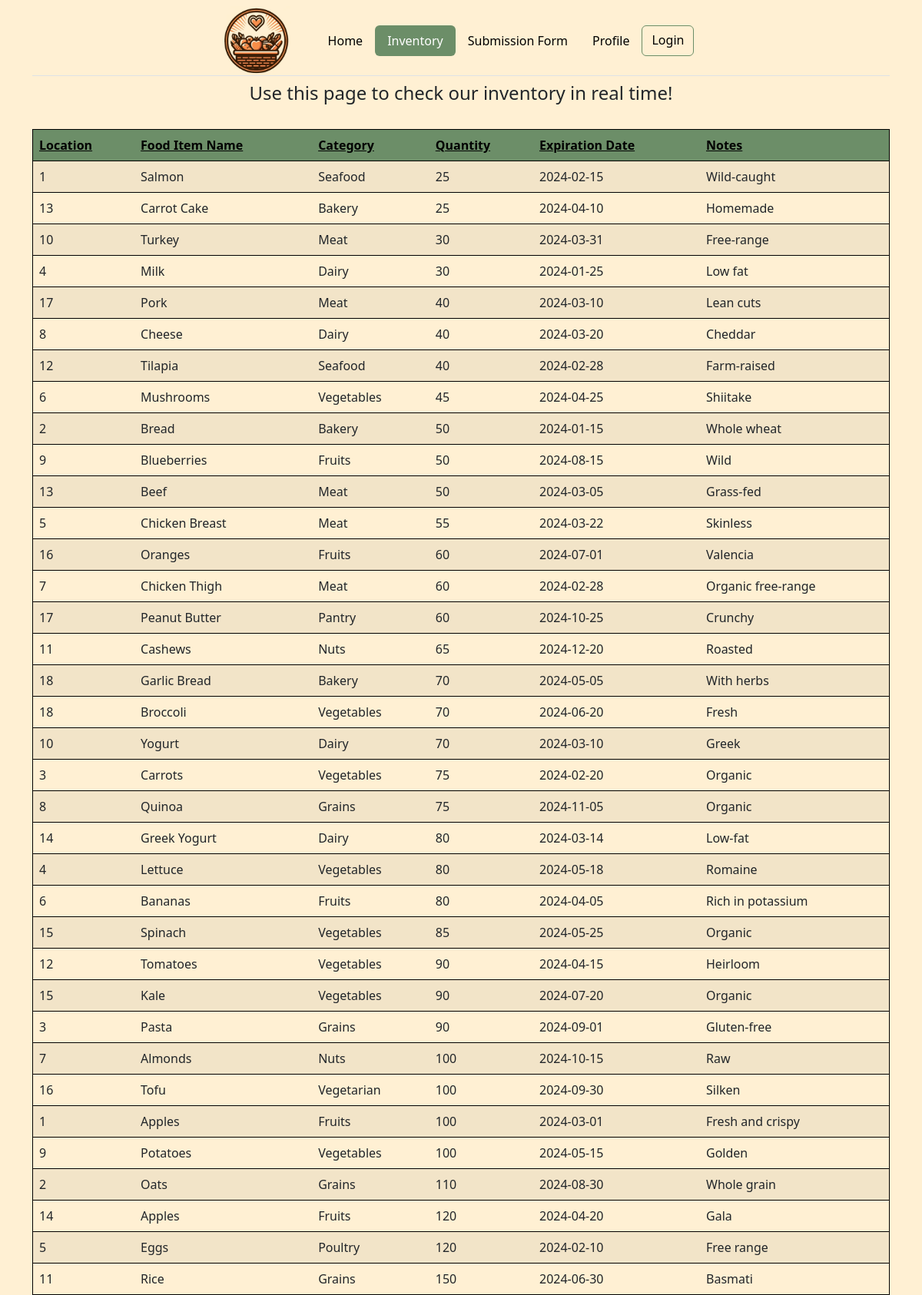
Screenshot of /inventory.php?sort_by=quantity&sort_order=ASC with the database file from the repository.
### tables this page shows
CREATE TABLE food (
    food_id INT AUTO_INCREMENT PRIMARY KEY,
    food_name VARCHAR(50) NOT NULL,
    category VARCHAR(50),
    quantity INT,
    expiry_date DATE,
    notes VARCHAR(50),
    donor_name VARCHAR(50),
    donor_address VARCHAR(50),
    location VARCHAR(50),
    donor_id INT,
    location_id INT,
    FOREIGN KEY (donor_id) REFERENCES donor(donor_id),
    FOREIGN KEY (location_id) REFERENCES location(location_id)
);

### inventory.php (the view, shortened to what this page needs)
<!DOCTYPE html>
<html lang="en">
<head>
  <link href="https://cdn.jsdelivr.net/npm/bootstrap@5.2.3/dist/css/bootstrap.min.css" rel="stylesheet"
>
  <link rel = "stylesheet" href = "css/styles.css">
</head>
<body>
  <div class="container mt-2 mb-2">
    <header class="d-flex flex-wrap align-items-center justify-content-center border-bottom">
      <a href="index.php" class="d-flex align-items-center me-3">
        <img src="img/newlogo.jpg" alt="project_logo" width="90" height="90">
      </a>
      <ul class="nav nav-pills">
        <li class="nav-item ms-3"><a href="index.php" class="nav-link">Home</a></li>
        <li class="nav-item"><a href="inventory.php" style="background-color: #6c8e68;" class="nav-link active">Inventory</a></li>
        <li class="nav-item"><a href="submission.php" class="nav-link">Submission Form</a></li>
        <li class="nav-item"><a href="home.php" class="nav-link">Profile</a></li>
        <?php if (isset($_SESSION['login_id'])) : ?>
          <a href="logout.php" class="btn btn-outline-primary me-2" style="color: black; border-color: #6c8e68;">Logout</a>
        <?php else : ?>
          <a href="login.php" class="btn btn-outline-primary me-2" style="color: black; border-color: #6c8e68;">Login</a>
        <?php endif; ?>
      </ul>
    </header>
  </div>
  <h4 class="text-center">Use this page to check our inventory in real time!</h4>
  <br>
  <div class="container">
    <table class="table table-hover table-striped">
      <thead>
        <tr>
          <th scope="col"><a
              href="?sort_by=location&sort_order=<?php echo $sortOrder === 'ASC' ? 'DESC' : 'ASC'; ?>">Location</a></th>
          <th scope="col"><a
              href="?sort_by=food_name&sort_order=<?php echo $sortOrder === 'ASC' ? 'DESC' : 'ASC'; ?>">Food Item
              Name</a></th>
          <th scope="col"><a
              href="?sort_by=category&sort_order=<?php echo $sortOrder === 'ASC' ? 'DESC' : 'ASC'; ?>">Category</a></th>
          <th scope="col"><a
              href="?sort_by=quantity&sort_order=<?php echo $sortOrder === 'ASC' ? 'DESC' : 'ASC'; ?>">Quantity</a></th>
          <th scope="col"><a
              href="?sort_by=expiry_date&sort_order=<?php echo $sortOrder === 'ASC' ? 'DESC' : 'ASC'; ?>">Expiration
              Date</a></th>
          <th scope="col"><a
              href="?sort_by=notes&sort_order=<?php echo $sortOrder === 'ASC' ? 'DESC' : 'ASC'; ?>">Notes</a></th>
        </tr>
      </thead>
      <tbody>
        <?php
        $conn = mysqli_connect("db.luddy.indiana.edu", "i494f23_team21", "my+sql=i494f23_team21", "i494f23_team21");
        $sql = "SELECT location, food_name, category, quantity, expiry_date, notes FROM food ORDER BY " . $_SESSION["sort_by"] . " " . $_SESSION['sort_order'];
        $result = mysqli_query($conn, $sql);
        if (mysqli_num_rows($result) > 0) {
          while ($row = mysqli_fetch_assoc($result)) {
            echo "<tr>
                      <td> " . htmlspecialchars($row["location"]) . " </td>
                      <td> " . htmlspecialchars($row["food_name"]) . " </td>
                      <td> " . htmlspecialchars($row["category"]) . " </td>
                      <td> " . htmlspecialchars($row["quantity"]) . " </td>
                      <td> " . htmlspecialchars($row["expiry_date"]) . " </td>
                      <td> " . htmlspecialchars($row["notes"]) . " </td>
                    </tr>";
          }
        } else {
          echo "<tr><td colspan='6'>No results found.</td></tr>";
        }
        ?>
      </tbody>
    </table>
  </div>
</body>
</html>

### css/styles.css (style rules this page uses)
.nav-pills .nav-link { color: black; }
html, body { height: 100%; margin: 0; padding: 0; }
body { background-color: #fff0d3; }
.table thead th { background-color: #6c8e68; }
.table thead th a { color: black; }
.table { border: 1px solid black; }

### rows the page displays
food: location "1", food_name "Salmon", category "Seafood", quantity "25", expiry_date "2024-02-15", notes "Wild-caught"
food: location "13", food_name "Carrot Cake", category "Bakery", quantity "25", expiry_date "2024-04-10", notes "Homemade"
food: location "10", food_name "Turkey", category "Meat", quantity "30", expiry_date "2024-03-31", notes "Free-range"
food: location "4", food_name "Milk", category "Dairy", quantity "30", expiry_date "2024-01-25", notes "Low fat"
food: location "17", food_name "Pork", category "Meat", quantity "40", expiry_date "2024-03-10", notes "Lean cuts"
food: location "8", food_name "Cheese", category "Dairy", quantity "40", expiry_date "2024-03-20", notes "Cheddar"
food: location "12", food_name "Tilapia", category "Seafood", quantity "40", expiry_date "2024-02-28", notes "Farm-raised"
food: location "6", food_name "Mushrooms", category "Vegetables", quantity "45", expiry_date "2024-04-25", notes "Shiitake"
food: location "2", food_name "Bread", category "Bakery", quantity "50", expiry_date "2024-01-15", notes "Whole wheat"
food: location "9", food_name "Blueberries", category "Fruits", quantity "50", expiry_date "2024-08-15", notes "Wild"
food: location "13", food_name "Beef", category "Meat", quantity "50", expiry_date "2024-03-05", notes "Grass-fed"
food: location "5", food_name "Chicken Breast", category "Meat", quantity "55", expiry_date "2024-03-22", notes "Skinless"
food: location "16", food_name "Oranges", category "Fruits", quantity "60", expiry_date "2024-07-01", notes "Valencia"
food: location "7", food_name "Chicken Thigh", category "Meat", quantity "60", expiry_date "2024-02-28", notes "Organic free-range"
food: location "17", food_name "Peanut Butter", category "Pantry", quantity "60", expiry_date "2024-10-25", notes "Crunchy"
food: location "11", food_name "Cashews", category "Nuts", quantity "65", expiry_date "2024-12-20", notes "Roasted"
food: location "18", food_name "Garlic Bread", category "Bakery", quantity "70", expiry_date "2024-05-05", notes "With herbs"
food: location "18", food_name "Broccoli", category "Vegetables", quantity "70", expiry_date "2024-06-20", notes "Fresh"
food: location "10", food_name "Yogurt", category "Dairy", quantity "70", expiry_date "2024-03-10", notes "Greek"
food: location "3", food_name "Carrots", category "Vegetables", quantity "75", expiry_date "2024-02-20", notes "Organic"
food: location "8", food_name "Quinoa", category "Grains", quantity "75", expiry_date "2024-11-05", notes "Organic"
food: location "14", food_name "Greek Yogurt", category "Dairy", quantity "80", expiry_date "2024-03-14", notes "Low-fat"
food: location "4", food_name "Lettuce", category "Vegetables", quantity "80", expiry_date "2024-05-18", notes "Romaine"
food: location "6", food_name "Bananas", category "Fruits", quantity "80", expiry_date "2024-04-05", notes "Rich in potassium"
food: location "15", food_name "Spinach", category "Vegetables", quantity "85", expiry_date "2024-05-25", notes "Organic"
food: location "12", food_name "Tomatoes", category "Vegetables", quantity "90", expiry_date "2024-04-15", notes "Heirloom"
food: location "15", food_name "Kale", category "Vegetables", quantity "90", expiry_date "2024-07-20", notes "Organic"
food: location "3", food_name "Pasta", category "Grains", quantity "90", expiry_date "2024-09-01", notes "Gluten-free"
food: location "7", food_name "Almonds", category "Nuts", quantity "100", expiry_date "2024-10-15", notes "Raw"
food: location "16", food_name "Tofu", category "Vegetarian", quantity "100", expiry_date "2024-09-30", notes "Silken"
food: location "1", food_name "Apples", category "Fruits", quantity "100", expiry_date "2024-03-01", notes "Fresh and crispy"
food: location "9", food_name "Potatoes", category "Vegetables", quantity "100", expiry_date "2024-05-15", notes "Golden"
food: location "2", food_name "Oats", category "Grains", quantity "110", expiry_date "2024-08-30", notes "Whole grain"
food: location "14", food_name "Apples", category "Fruits", quantity "120", expiry_date "2024-04-20", notes "Gala"
food: location "5", food_name "Eggs", category "Poultry", quantity "120", expiry_date "2024-02-10", notes "Free range"
food: location "11", food_name "Rice", category "Grains", quantity "150", expiry_date "2024-06-30", notes "Basmati"
